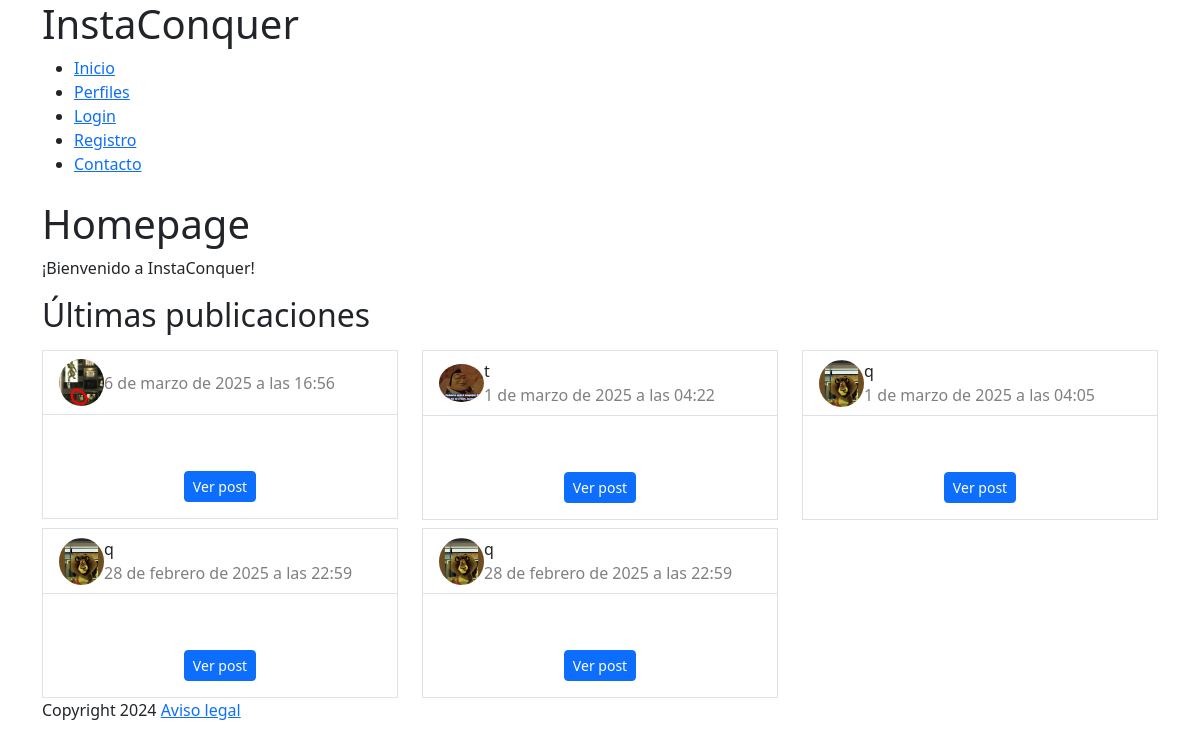
The page / on the database its author committed.
### posts/models.py (models this page shows, shortened)
class Post(models.Model):
    user = models.ForeignKey(User, on_delete=models.CASCADE, related_name="posts", verbose_name="usuario")
    imagen = models.ImageField(upload_to="posts_images/", verbose_name="imagen")
    caption = models.TextField(max_length=500, blank=True, verbose_name="Descripcion")
    created_at = models.DateTimeField(auto_now_add=True, verbose_name="Fecha de creacion")
    likes = models.ManyToManyField(User, related_name="liked_posts", blank=True, verbose_name="Numero de likes")
    class Meta:
            verbose_name = "Post"
            verbose_name_plural = "Posts"

### profiles/models.py (models this page shows, shortened)
class UserProfile(models.Model):
    user = models.OneToOneField(User, on_delete=models.CASCADE, related_name="profile")
    profile_picture = models.ImageField("Imagen de perfil", upload_to="profile_pictures/", blank=True, null=True)
    bio = models.TextField("Biografia", max_length=500, blank=True)
    birth_date = models.DateField("Fecha de nacimiento", null=True, blank=True)
    followers = models.ManyToManyField("self", symmetrical=False, related_name="following", through="Follow")
    class Meta:
        verbose_name = "perfil"
        verbose_name_plural = "perfiles"

### instagram1/views.py (the view)
# urls.py: path("", HomeView.as_view(), name="home"),
class HomeView(TemplateView):
    template_name = "general/home.html"
    def get_context_data(self, **kwargs):
        context = super().get_context_data(**kwargs)
        if self.request.user.is_authenticated:
            seguidos = Follow.objects.filter(follower=self.request.user.profile).values_list('following__user', flat=True)
            last_posts = Post.objects.filter(user__profile__user__in=seguidos)
        else:
            last_posts = Post.objects.all().order_by('-created_at')[:10]
        context['last_posts'] = last_posts
        return context

### instagram1/templates/general/home.html (shortened to what this page needs)
{% extends "general/layout.html" %}
{% block page_content %}
<div class="container">
  <h1>Homepage</h1>
  <p>¡Bienvenido a InstaConquer!</p>
  <section>
    <h2>Últimas publicaciones</h2>
    <div class="row">
      {% for post in last_posts %}
        <div class="col-12 col-sm-6 col-md-4">
          {% include '_includes/posts/posts.html' %}
        </div>
      {% endfor %}
    </div>
  </section>
</div>
{% endblock %}

### instagram1/templates/_includes/posts/posts.html (shortened to what this page needs)
<article>
  <div class="bg-white border mt-2">
  <div>
      <div class="d-flex flex-row justify-content-between align-items-center p-2 border-bottom">
          <div class="d-flex flex-row align-items-center feed-text px-2"><img class="rounded-circle" src="{{ post.user.profile.profile_picture.url }}" width="45">
              <div class="d-flex flex-column flex-wrap ml-2"><span class="font-weight-bold">{{ post.user.first_name }}</span><span class="text-black-50 time">{{ post.created_at }}</span></div>
          </div>
      </div>
  </div>
  <div class="feed-image p-2 px-3">
  </div>
  <footer>
    <p class="text-center mt-3 mb-3">
      <a class="btn btn-primary btn-sm" role="button" href="{% url 'post_detail' post.pk %}">Ver post</a>
    </p>
  </footer>
</article>

### rows shown on the page
Post: user.profile.profile_picture (picture), created_at "6 de marzo de 2025 a las 16:56"
Post: user.profile.profile_picture (picture), user.first_name "t", created_at "1 de marzo de 2025 a las 04:22"
Post: user.profile.profile_picture (picture), user.first_name "q", created_at "1 de marzo de 2025 a las 04:05"
Post: user.profile.profile_picture (picture), user.first_name "q", created_at "28 de febrero de 2025 a las 22:59"
Post: user.profile.profile_picture (picture), user.first_name "q", created_at "28 de febrero de 2025 a las 22:59"
